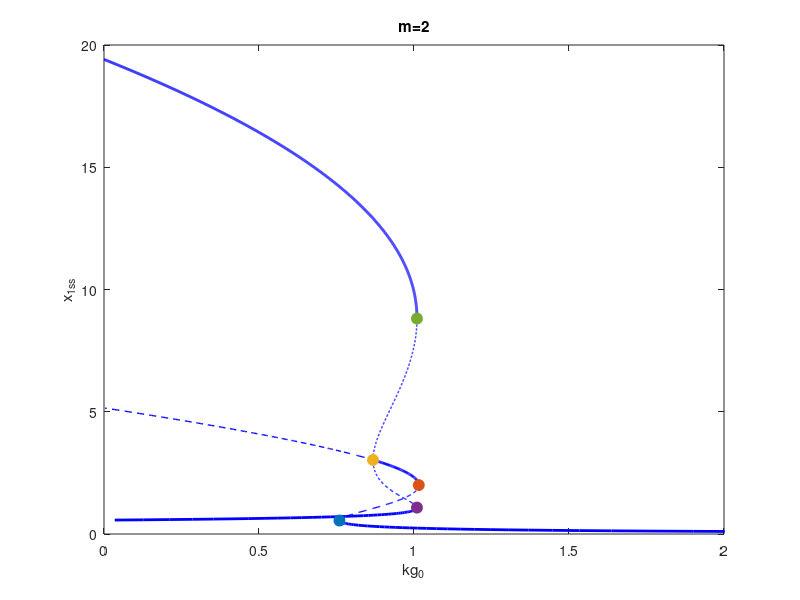

This figure's MATLAB source:
% This code produce the plot fo 1-parameter bifurcation diagram for kg0
% Data was obtained from Mathcont on Matlab

load('Fig5B.mat')

plot(kgx1(1:indto(1)),xp(1:indto(1)),'b','LineWidth',2)
hold on
plot(kgx1(indto(1)+1:indto(3)),xp(indto(1)+1:indto(3)),'--b','LineWidth',1)
plot(kgx1(indto(3)+1:indto(4)),xp(indto(3)+1:indto(4)),'b','LineWidth',2)
plot(kgx1(indto(3)+1:end),xp(indto(3)+1:end),'--b','LineWidth',1)
hold on
plot(kgx3(1:indto(2)),xp(1:indto(2)),'b','LineWidth',2)
plot(kgx3(indto(2)+1:indto(4)),xp(indto(2)+1:indto(4)),'--b','LineWidth',1)
plot(kgx3(indto(4)+1:indto(5)),xp(indto(4)+1:indto(5)),'--b','LineWidth',1)
plot(kgx3(indto(5)+1:end),xp(indto(5)+1:end),'b','LineWidth',2)


hold on
co=lines(5);
plot(SN1(1),xp(ind1(1)),'o','MarkerFaceColor',co(1,:),'MarkerEdgeColor',co(1,:),'MarkerSize',8)
plot(SN1(2),xp(ind1(2)),'o','MarkerFaceColor',co(2,:),'MarkerEdgeColor',co(2,:),'MarkerSize',8)
plot(SN3(1),xp(ind3(1)),'o','MarkerFaceColor',co(4,:),'MarkerEdgeColor',co(4,:),'MarkerSize',8)
plot(SN3(2),xp(ind3(2)),'o','MarkerFaceColor',co(3,:),'MarkerEdgeColor',co(3,:),'MarkerSize',8)
plot(SN3(3),xp(ind3(3)),'o','MarkerFaceColor',co(5,:),'MarkerEdgeColor',co(5,:),'MarkerSize',8)
xlim([0 2])
xlabel('kg_0')
ylabel('x_{1}_{ss}')
title('m=2')